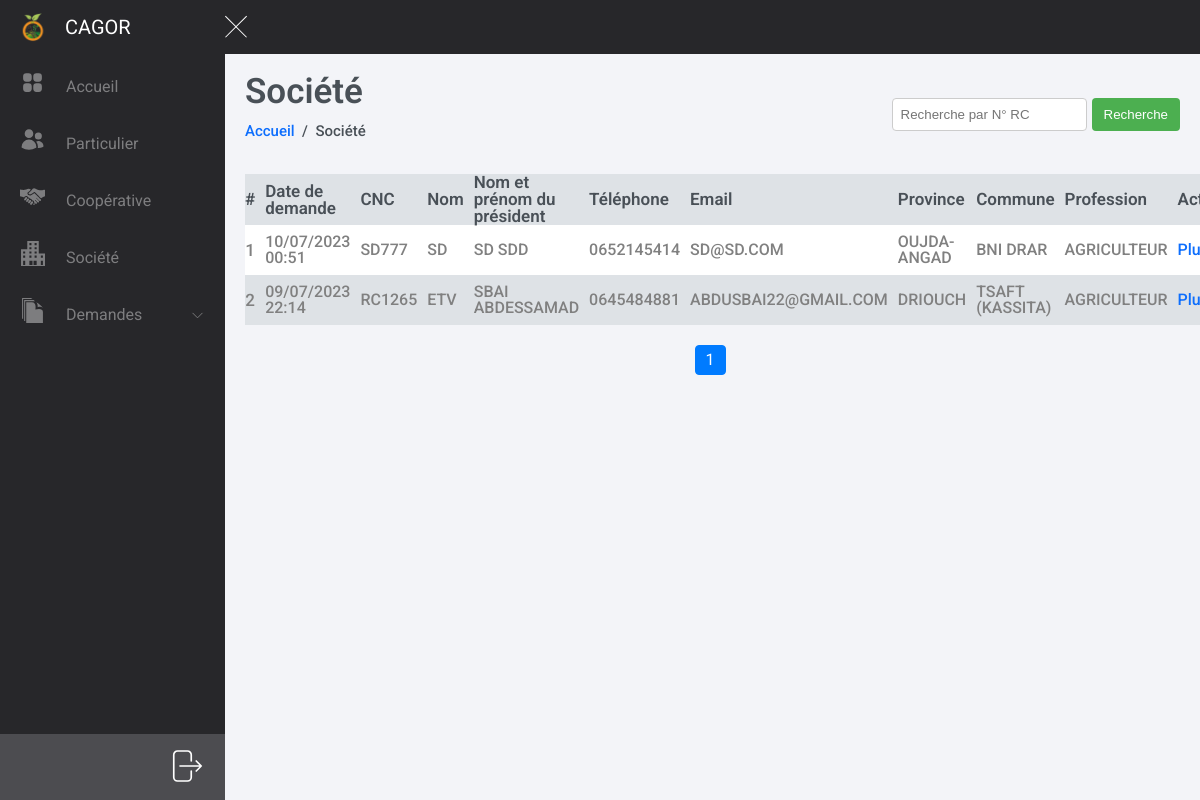
Screenshot of /dashboard/demandes/societe with the database file from the repository.
### assisto/models.py (models this page shows, shortened)
class Societe(models.Model):
    rc_num = models.ForeignKey(Users, to_field='rc_num', null=True, blank=True, on_delete=models.CASCADE)
    rc_pdf = models.FileField(upload_to='uploads/',validators=[validate_file_extension], null=True)
    nom_gerant = models.CharField(max_length=255)
    class Meta:
        verbose_name_plural = "Société"

class Demandes(models.Model):
    user_demande = models.ForeignKey(Users, blank=True, on_delete=models.CASCADE, related_name='demandes_set')
    datetime = models.DateTimeField(auto_now_add=True, blank=True, null=True)
    status = models.BooleanField(default=False, blank=True, null=True)
    code_attestation = models.CharField(max_length=255, blank=True, null=True)
    class Meta:
        verbose_name_plural = "Demandes"

class Users(models.Model):
    cin_num = models.CharField(max_length=255, unique=True, null=True, blank=True)
    cnc_num = models.CharField(max_length=255, unique=True, null=True, blank=True)
    rc_num = models.CharField(max_length=255, unique=True, null=True, blank=True)
    profession = models.ForeignKey(Profession, null=True, blank=True, on_delete=models.CASCADE)
    proof = models.ForeignKey(Proof, null=True, blank=True, on_delete=models.CASCADE)
    user_nom = models.CharField(max_length=255, null=True, blank=True)
    user_tel = models.CharField(max_length=255, null=True, blank=True)
    user_email = models.EmailField(max_length=255, null=True, blank=True)
    commune = models.ForeignKey(Commune, on_delete=models.CASCADE, blank=True, null=True)
    def __str__(self):
        if self.cin_num is not None:
            return self.cin_num
        elif self.cnc_num is not None:
            return self.cnc_num
        elif self.rc_num is not None:
            return self.rc_num
    class Meta:
        verbose_name_plural = "Personnes"

class Commune(models.Model):
    province = models.ForeignKey(Province, on_delete=models.CASCADE)
    commune_fr = models.CharField(max_length=255)
    commune_ar = models.CharField(max_length=255)
    class Meta:
        ordering = ['id']
    def __str__(self):
        return self.commune_fr

class Province(models.Model):
    province_fr = models.CharField(max_length=255)
    province_ar = models.CharField(max_length=255)
    def __str__(self):
        return self.province_fr
    class Meta:
        ordering = ['id']

class Profession(models.Model):
    profession_fr = models.CharField(max_length=255)
    profession_ar = models.CharField(max_length=255)
    class Meta:
        ordering = ['id']
    def __str__(self):
        return self.profession_fr

### assisto/views.py (the view)
# urls.py: path("dashboard/demandes/societe", views.societe_demande, name="societe_demande"),
def societe_demande(request):
    search_query = request.GET.get('search')
    societe_01 = Societe.objects.filter(rc_num=search_query.upper()).exclude(rc_num__demandes_set__status=True).first() if search_query else None
    societe = Societe.objects.filter(rc_num__demandes_set__status=False).order_by('-id') if not societe_01 else [societe_01]
    paginator = Paginator(societe, 8)
    page_number = request.GET.get('page')
    page_obj = paginator.get_page(page_number)
    return render(request, "assisto/demandeurs/societe.html", {
        'societes': societe,
        'page_obj': page_obj,
        'demande': True
    })

### assisto/templates/assisto/demandeurs/societe.html (shortened to what this page needs)
{% extends "home.html" %}
{% block right_content %}
    <div class="page-header">
        <div>
            <h1 class="Header-primary">Société</h1>
            <p class="Header-navigation"><a href="{% url "dashboard" %}">Accueil</a>&nbsp; / &nbsp;Société</p>
        </div>
        <form method="GET" class="form-search">
            <input type="text" class="input-search" name="search" placeholder="Recherche par N° RC">
            <button type="submit" class="submit-search">Recherche</button>
        </form>
    </div>
    <table class="table sortable">
        <thead>
        <tr>
            <th scope="col">#</th>
            {% if demande %}
                <th scope="col">Date de demande</th>
            {% endif %}
            <th scope="col">CNC</th>
            <th scope="col">Nom</th>
            <th scope="col">Nom et prénom du président</th>
            <th scope="col">Téléphone</th>
            <th scope="col">Email</th>
            <th scope="col">Province</th>
            <th scope="col">Commune</th>
            <th scope="col">Profession</th>
            <th scope="col">Action</th>
        </tr>
        </thead>
        <tbody>
        {% for societe in societes %}
            <tr>
                <th scope="row">{{ forloop.counter }}</th>
                {% if demande %}
                    {% for date in societe.rc_num.demandes_set.all %}
                    <td>{{ date.datetime|date:"d/m/Y" }} {{ date.datetime|time:"H:i" }}</td>
                    {% endfor %}
                {% endif %}
                <td>{{ societe.rc_num|upper }}</td>
                <td>{{ societe.rc_num.user_nom|upper }}</td>
                <td>{{ societe.nom_gerant|upper }}</td>
                <td>{{ societe.rc_num.user_tel }}</td>
                <td>{{ societe.rc_num.user_email|upper }}</td>
                <td>{{ societe.rc_num.commune.province|upper }}</td>
                <td>{{ societe.rc_num.commune|upper }}</td>
                <td>{{ societe.rc_num.profession|upper }}</td>
                {% if demande %}
                    <td>
                        <a class="link" href="{% url "societe_demande_details" societe.rc_num %}">Plus</a>
                    </td>
                {% else %}
                    <td>
                        <a class="link" href="{% url "societe_details" societe.rc_num %}">Plus</a>
                    </td>
                {% endif %}
            </tr>
        {% endfor %}
        </tbody>
    </table>
    <span class="step-links">
        {% for i in page_obj.paginator.page_range %}
            {% if i > page_obj.number|add:'-4' and i < page_obj.number|add:'3' %}
                {% if i == page_obj.number %}
                    <span class="current-page">{{ i }}</span>
                {% else %}
                    <a href="?page={{ i }}">{{ i }}</a>
                {% endif %}
            {% endif %}
        {% endfor %}
</span>
{% endblock %}

### templates/home.html (shortened to what this page needs)
{% extends "base.html" %}
{% load static %}
{% block css_files %}
    <link rel="stylesheet" href="{% static "assisto/style/login.css" %}">
{% endblock %}
{% block content %}
    <div class="body__container">
        <nav class="navbar">
            <div class="logo">
                <a href="#">
                    <img src="{% static "favicon-512.png" %}" alt="logo" class="app-logo"/>
                    <h2 class="title">CAGOR</h2>
                </a>
                <div class="menuButton_Container menu_clicked">
                    <span class="menu_button"></span>
                </div>
            </div>
        </nav>
        <div class="body__sidebar">
            <ul class="menu__items">
                <li class="list-item">
                    <a href="{% url "dashboard" %}" class="item">
                        <div class="item__text">Accueil</div>
                    </a>
                </li>
                <li class="list-item">
                    <a href="{% url "particulier" %}" class="item">
                        <div class="item__text">Particulier</div>
                    </a>
                </li>
                <li class="list-item">
                    <a href="{% url "cooperative" %}" class="item">
                        <div class="item__text">Coopérative</div>
                    </a>
                </li>
                <li class="list-item">
                    <a href="{% url "societe" %}" class="item">
                        <div class="item__text">Société</div>
                    </a>
                </li>
                <li class="list-item arrow">
          <span class="item">
            <div class="item-group">
              <div class="item__text">Demandes</div>
              <svg xmlns="http://www.w3.org/2000/svg" fill="none" viewBox="0 0 24 24" stroke-width="1.5"
                   stroke="currentColor" class="group__icon">
                <path stroke-linecap="round" stroke-linejoin="round" d="M19.5 8.25l-7.5 7.5-7.5-7.5"></path>
              </svg>
            </div>
          </span>
                </li>
            </ul>
            <div class="login">
                <a href="{% url "Logout" %}" title="Se déconnecter">
                </a>
            </div>
        </div>
        <div class="body__rightContainer">
            {% block right_content %}
            {% endblock %}
        </div>
    </div>
{% endblock %}

### templates/base.html (shortened to what this page needs)
<!DOCTYPE html>
{% load static %}
<html lang="en">
<head>
    {% block css_files %} {% endblock %}
    <link rel="stylesheet" href="{% static "query.css" %}">
</head>
<body>
{% block content %}{% endblock %}
</body>
</html>

### rows the page displays
Societe: rc_num "SD777", rc_num.user_nom "SD", nom_gerant "SD SDD", rc_num.user_tel "0652145414", rc_num.user_email "SD@SD.COM", rc_num.commune.province "OUJDA-ANGAD", rc_num.commune "BNI DRAR", rc_num.profession "AGRICULTEUR"
Demandes: datetime "10/07/2023", datetime "00:51"
Societe: rc_num "RC1265", rc_num.user_nom "ETV", nom_gerant "SBAI ABDESSAMAD", rc_num.user_tel "0645484881", rc_num.user_email "ABDUSBAI22@GMAIL.COM", rc_num.commune.province "DRIOUCH", rc_num.commune "TSAFT (KASSITA)", rc_num.profession "AGRICULTEUR"
Demandes: datetime "09/07/2023", datetime "22:14"

### other values shown
{{ i }} "1"
